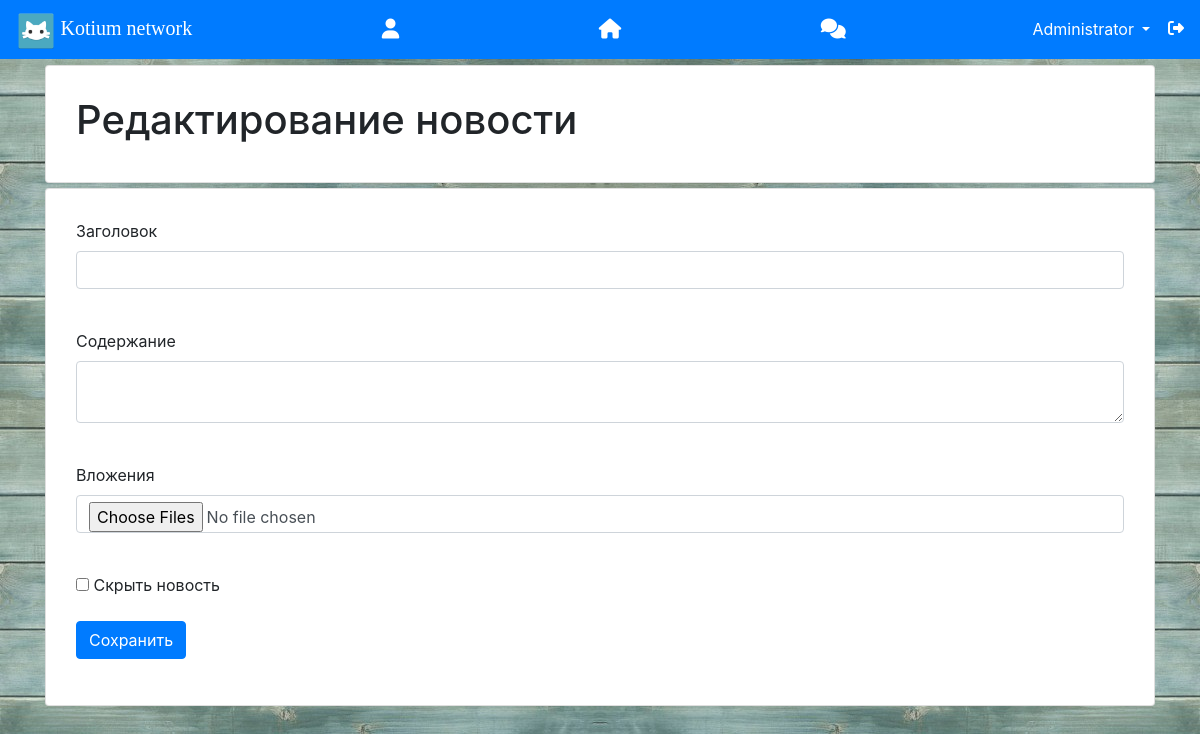
Before: /news/29 (signed in) with the older database file.
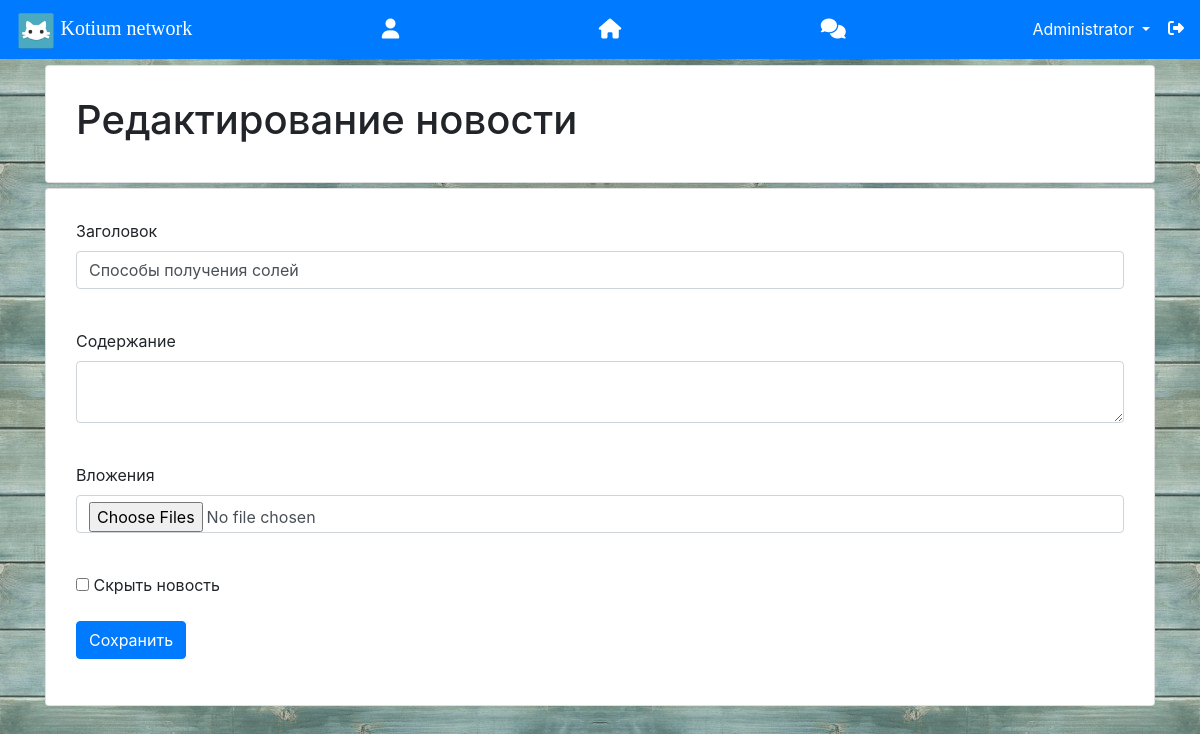
After: the same page with the newer database file.
### data/news.py (models this page shows)
class News(SqlAlchemyBase, SerializerMixin):
    __tablename__ = 'news'
    id = sqlalchemy.Column(sqlalchemy.Integer, primary_key=True, autoincrement=True)
    title = sqlalchemy.Column(sqlalchemy.String, nullable=True)
    content = sqlalchemy.Column(sqlalchemy.String, nullable=True)
    created_date = sqlalchemy.Column(sqlalchemy.DateTime, default=datetime.datetime.now)
    is_private = sqlalchemy.Column(sqlalchemy.Boolean, default=True)
    user_id = sqlalchemy.Column(sqlalchemy.Integer, sqlalchemy.ForeignKey("users.id"))
    user = orm.relation('User')
    attach = sqlalchemy.Column(sqlalchemy.String, nullable=True)
    liked_by = sqlalchemy.Column(sqlalchemy.String, nullable=True)
    likes = sqlalchemy.Column(sqlalchemy.Integer)

### main.py (the view, shortened to what this page needs)
@app.route('/news/<int:id>', methods=['GET', 'POST'])  # Редактирование новости. Всё почти так же как и добавление.
@login_required
def edit_news(id):
    form = NewsForm()
    if request.method == "GET":
        db_sess = db_session.create_session()
        news = db_sess.query(News).filter(
            News.id == id, ((News.user == current_user) | current_user.is_admin)).first()
        if news:
            form.title.data = news.title
            form.content.data = news.content
            form.is_private.data = news.is_private
        else:
            redirect('/login')
    return render_template('news.html', title='Редактирование новости',
                           form=form)

### forms/news.py
class NewsForm(FlaskForm):
    title = StringField('Заголовок', validators=[DataRequired()])
    content = TextAreaField("Содержание")
    is_private = BooleanField("Скрыть новость")
    submit = SubmitField('Сохранить')
    file = MultipleFileField('Вложения')

### data/db_session.py (called while the page is built)
def create_session() -> Session:
    global __factory
    return __factory()

### main.py (called while the page is built)
@login_manager.user_loader  # Определяем, авторизован ли пользователь в системе или он на сайте как гость.
def load_user(user_id):
    db_sess = db_session.create_session()
    return db_sess.query(User).get(user_id)

### templates/news.html (shortened to what this page needs)
{% extends "base.html" %}
{% block content %}
<div class="card" style="margin-top: 5px; padding: 10px;">
    <div class="card-body">
        <h1>{{ title }}</h1>
    </div>
</div>
<div class="card" style="margin-top: 5px; padding: 10px;">
    <div class="card-body">
        <form action="" method="post" enctype="multipart/form-data">
            <p>
                {{ form.title.label }}<br>
                {{ form.title(class="form-control") }}<br>
            </p>
            <p>
                {{ form.content.label }}<br>
                {{ form.content(class="form-control") }}<br>
            </p>
            <p>
                {{ form.file.label }}<br>
                {{ form.file(class="form-control") }}<br>
            </p>
            <p>{{ form.is_private() }} {{ form.is_private.label }}</p>
            <p>{{ form.submit(type="submit", class="btn btn-primary") }}</p>
        </form>
    </div>
</div>
{% endblock %}

Changed rows visible on the page:
added News: title "Способы получения солей"
Other visible differences:
form field is_private: "☐" → (not shown)
